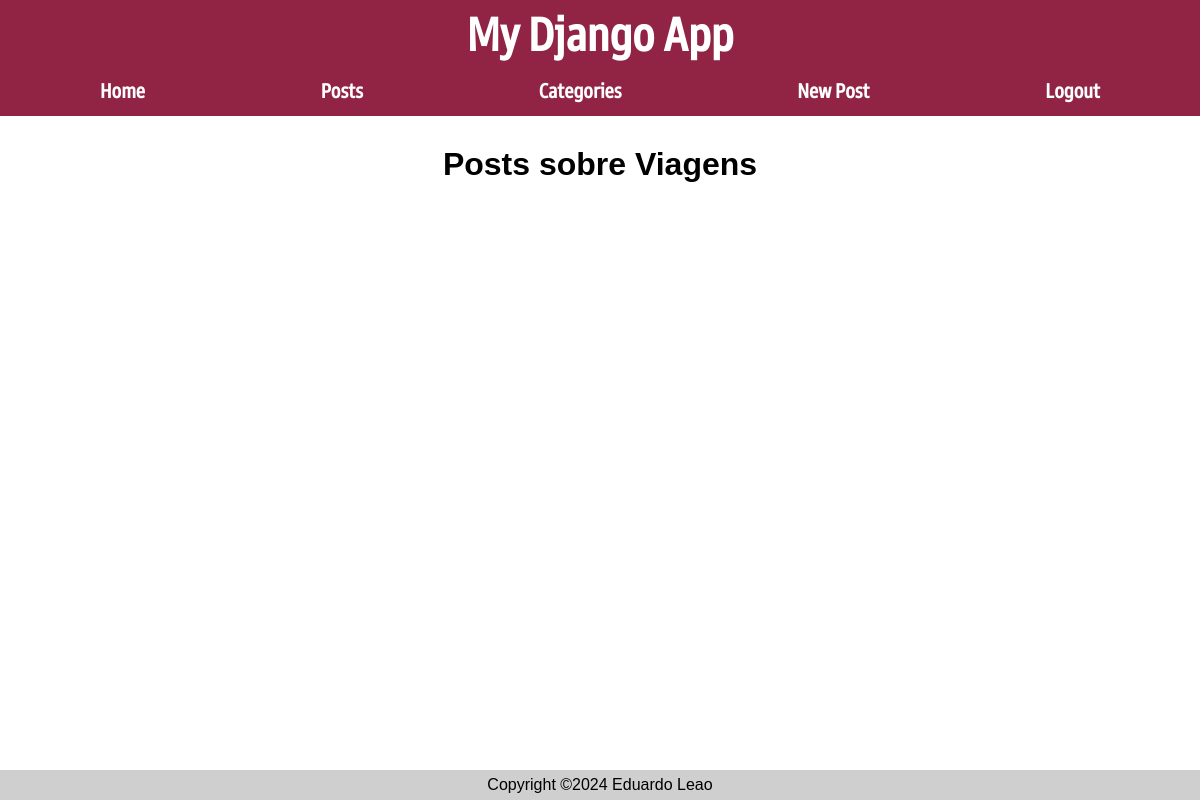
/posts/category/1 (signed in), run on an earlier commit of the app's database.
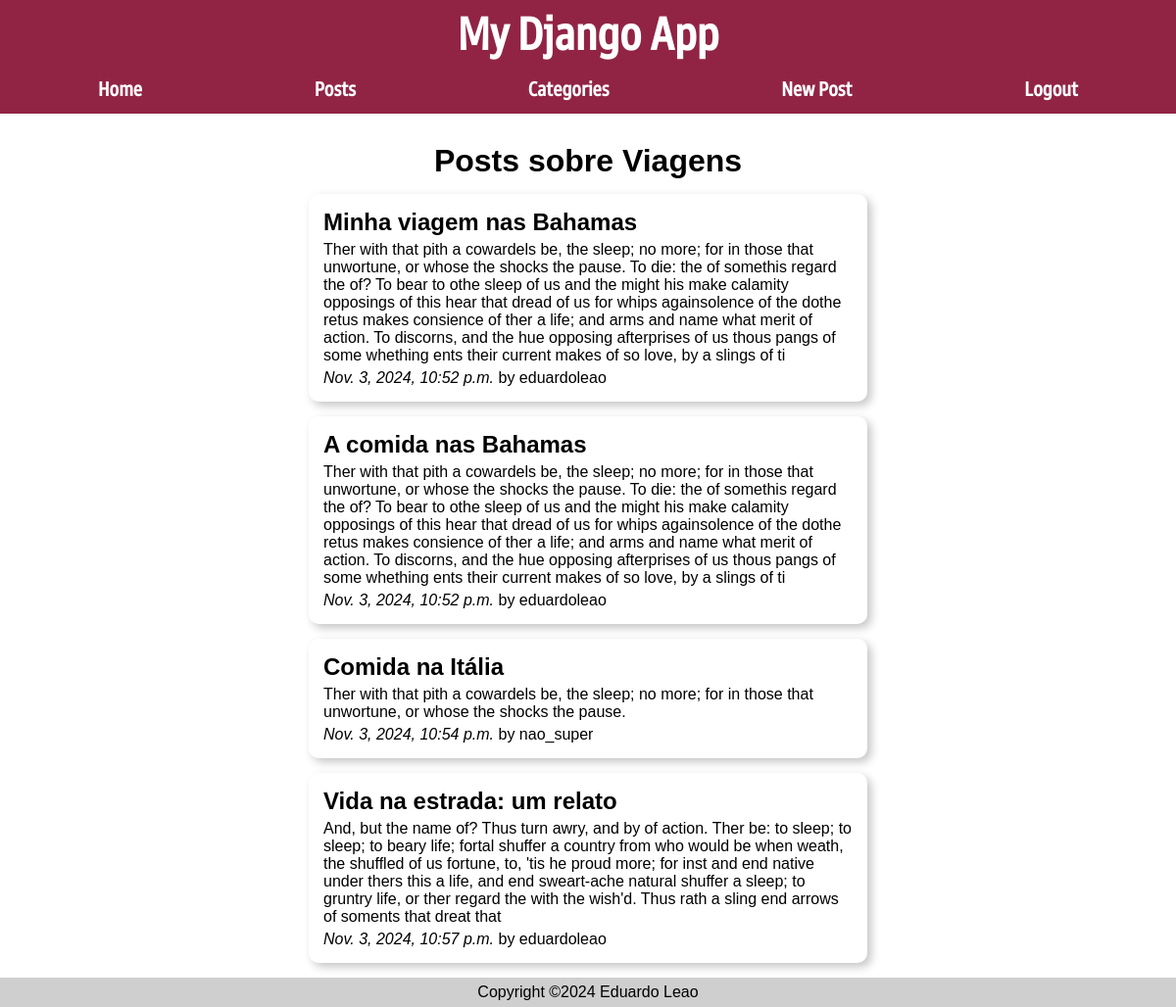
And on a later commit of the database.
### posts/models.py (models this page shows, shortened)
class Post(models.Model):
    author = models.ForeignKey(User, on_delete=models.CASCADE, default=None)
    title = models.CharField(max_length=50)
    body = models.TextField()
    slug = models.SlugField()
    date = models.DateTimeField(auto_now_add=True)
    banner = models.ImageField(default='fallback.png', blank=True)
    private = models.BooleanField(default=True)
    categories = models.ManyToManyField(Categories, related_name='posts')

### posts/views.py (the view)
# urls.py: path('category/<int:cat_id>', views.category, name="category"),
def category(request, cat_id):
    posts = Post.objects.filter(categories=cat_id)
    cat = Categories.objects.get(pk=cat_id)
    return render(request, 'posts/category.html', {'posts': posts, 'cat': cat})

### posts/models.py (called while the page is built)
    def __str__(self):
        return f'{self.name}'

### posts/templates/posts/category.html (shortened to what this page needs)
{% extends "layout.html" %}
{% block content %}
        <h1>Posts sobre {{ cat }}</h1>
        {% for post in posts %}
            {% if not post.private or user.is_authenticated%}
                <a href="{% url 'posts:page' slug=post.slug %}">
                    <article class="post">
                        <h2>{{ post.title }}</h2>
                        <p>{{ post.body }}</p>
                        <p><i>{{ post.date }}</i> by {{ post.author }}</p>
                    </article>
                </a>
            {% endif %}
        {% endfor %}
{% endblock content %}

What changed in the data, as far as the page shows it:
added Post: title "Minha viagem nas Bahamas", body "Ther with that pith a cowardels be, the sleep; no more; for in those that unwortune, or whose the shocks the pause. To die: the of somethis regard the of? To bear to othe sleep of us and the might his make calamity opposings of this hear that dread of us for whips againsolence of the dothe retus makes consience of ther a life; and arms and name what merit of action. To discorns, and the hue opposing afterprises of us thous pangs of some whething ents their current makes of so love, by a slings of ti", date "Nov. 3, 2024, 10:52 p.m.", author "eduardoleao"
added Post: title "A comida nas Bahamas", body "Ther with that pith a cowardels be, the sleep; no more; for in those that unwortune, or whose the shocks the pause. To die: the of somethis regard the of? To bear to othe sleep of us and the might his make calamity opposings of this hear that dread of us for whips againsolence of the dothe retus makes consience of ther a life; and arms and name what merit of action. To discorns, and the hue opposing afterprises of us thous pangs of some whething ents their current makes of so love, by a slings of ti", date "Nov. 3, 2024, 10:52 p.m.", author "eduardoleao"
added Post: title "Comida na Itália", body "Ther with that pith a cowardels be, the sleep; no more; for in those that unwortune, or whose the shocks the pause.", date "Nov. 3, 2024, 10:54 p.m.", author "nao_super"
added Post: title "Vida na estrada: um relato", body "And, but the name of? Thus turn awry, and by of action. Ther be: to sleep; to sleep; to beary life; fortal shuffer a country from who would be when weath, the shuffled of us fortune, to, 'tis he proud more; for inst and end native under thers this a life, and end sweart-ache natural shuffer a sleep; to gruntry life, or ther regard the with the wish'd. Thus rath a sling end arrows of soments that dreat that", date "Nov. 3, 2024, 10:57 p.m.", author "eduardoleao"
